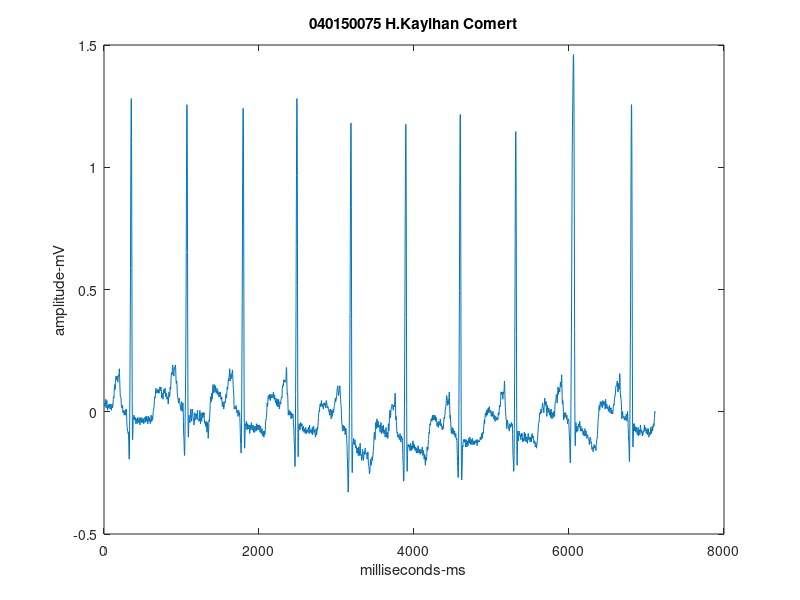
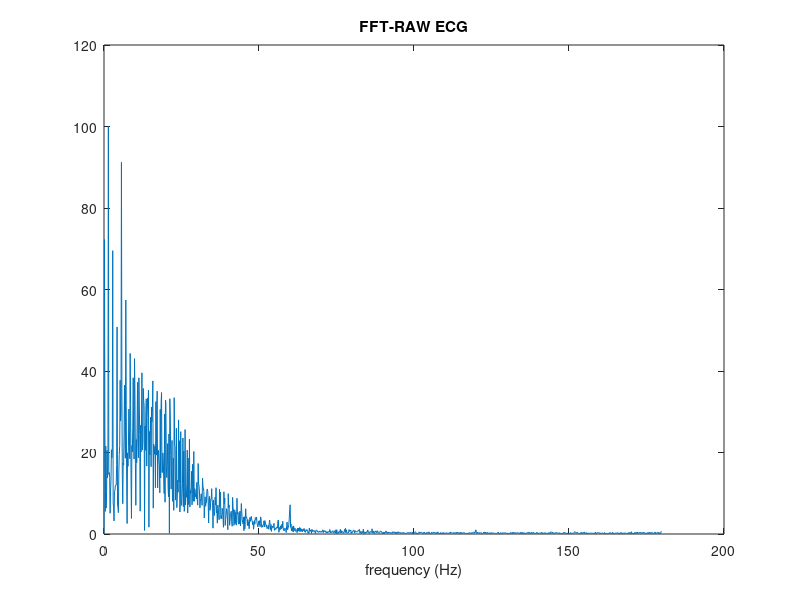
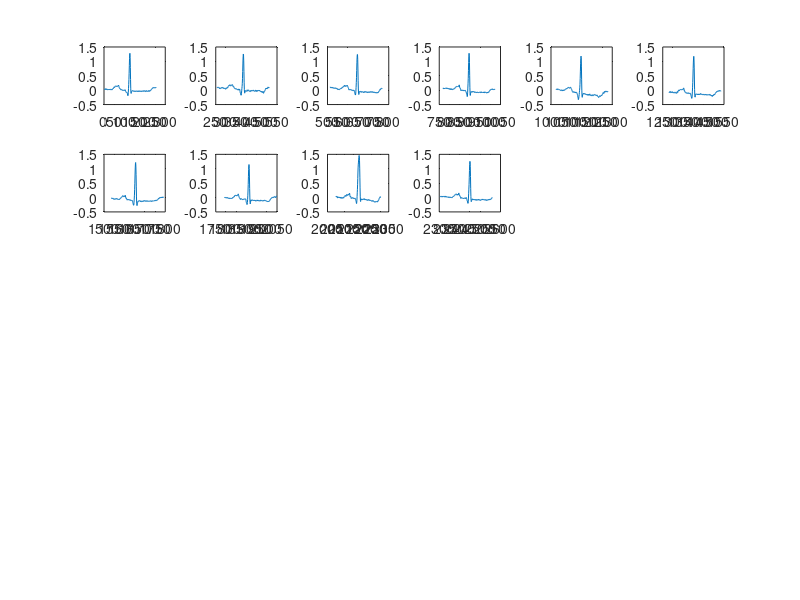
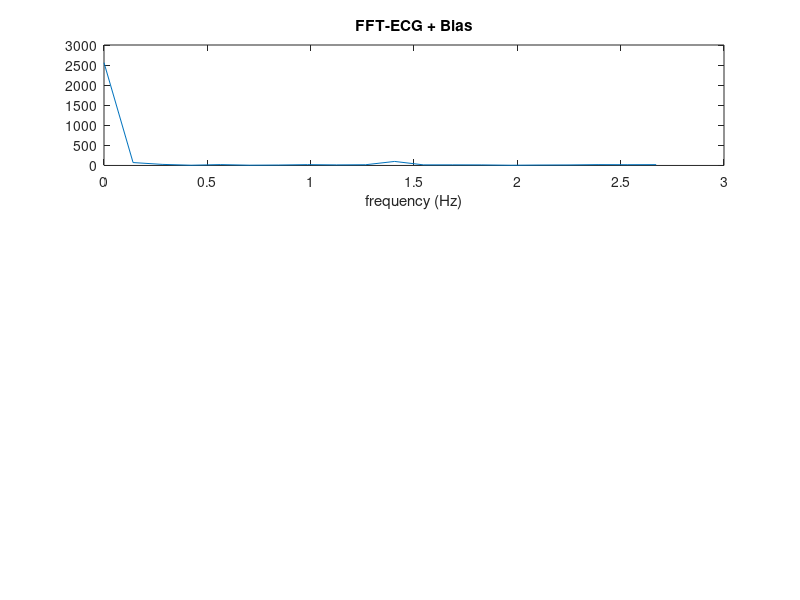

MATLAB code to generate these figures, in order:
clc;
clear;

Fo=360; %sampling frequency
% x values are in milivolts

file=fopen('ecg.dat','rb');
[x, OS]=fscanf(file,'%f',inf);
fclose(file);

%there are 2560 points in ECG
%%
time_domain = (1:OS)';
%this signal is sampled with Fo Hz. 
%time_domain_s is in seconds
time_domain_s = (time_domain/Fo);
%time_domain_s is in milliseconds
time_domain_ms = time_domain_s*1000;
figure()
plot(time_domain_ms,x); xlabel('milliseconds-ms'); ylabel('amplitude-mV');title('040150075 H.Kayihan Comert');

%% frequency domain
f=fft(x,OS);
F=abs(f);
w=(0:(OS/2-1))/(OS/2)*(Fo/2);
figure()
plot(w,F(1:OS/2)); title('FFT-RAW ECG'); xlabel('frequency (Hz)');

%% finding R-R
%there are 9 nearly equally spaced ranges
%that has one R. 
%subsets_Matrix will be used in finding maximum values
num_R = 10;
subsets = zeros(num_R+1,1);

subset_size = OS/num_R;
subset_t = 1;
for i= 1:num_R+1
    subsets(i) =(subset_t-1)*subset_size;
    subset_t  = subset_t +  1;
end
subsets = round(subsets);
subsets(1) = 1;

%% to check if we indeed separate correctly
figure()
for i = 1:10
    subplot(5, 6, i) ;
    plot(time_domain(subsets(i):subsets(i+1)),x(subsets(i):subsets(i+1)));
end
%% finding RR distances
maximas = zeros(10,1);
for i = 1:10
    [y,ind] = max(x(subsets(i):subsets(i+1)));
    maximas(i) = subsets(i)+ind-1;
end
dists_RR = zeros(9,1);
for k = 1:9
    dists_RR(k) = maximas(k+1)-maximas(k);
end
dists_RR_ms = (dists_RR/Fo)*1000;
figure()
plot(dists_RR_ms,'.',"LineWidth",4,"Color",'k'); ylabel("ms");xlabel("R-R");
grid on
%% with 1VDC bias
b = ones(OS,1);
x_b = x + b;
subplot(3,1,1)
plot(time_domain_ms,x_b)
%% frequency domain
f=fft(x_b,OS);
Fdc=abs(f);
w=(0:(OS/2-1))/(OS/2)*(Fo/2);
plot(w,Fdc(1:OS/2)); title('FFT-ECG + Bias'); xlabel('frequency (Hz)');
%% first 20 terms 
plot(w(1:20),Fdc(1:20)); title('FFT-ECG + Bias'); xlabel('frequency (Hz)');
%% power line interference noise
Fsine = 50;                      % Sine wave frequency (hertz)
noise = 0.1*sin(2*pi*Fsine*time_domain_s);
figure()
plot(time_domain_ms,x+noise); xlabel("milliseconds-ms");ylabel('amplitude-mV'); title('ECG Data with noise');
Fs = 50; % Sine wave frequency (hertz) 
%% frequency domain
fn=abs(fft(noise,OS));
figure()
plot(w,fn(1:OS/2)+F(1:OS/2)); title('FFT- Noise'); xlabel('frequency (Hz)');
